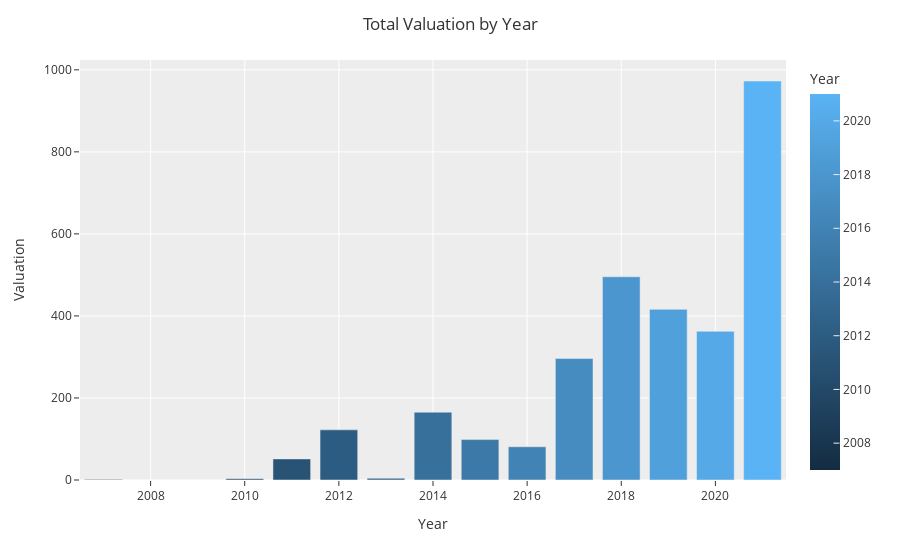

Here is the notebook cell this chart was saved with:
### Code cell
fig0 = px.bar(df_year_total, x="Year", y="Valuation", color="Year", barmode='group')
fig0.update_layout(xaxis_title='Year',yaxis_title='Valuation',title='Total Valuation by Year')
fig0.show()

### Figure 1 — Plotly figure (JSON) as saved in the notebook; plotly's stock layout.template omitted (floating-point values rounded to 4 significant figures)
{"data": [{"alignmentgroup": "True", "hovertemplate": "Year=%{marker.color}<br>Valuation=%{y}<extra></extra>", "legendgroup": "", "marker": {"color": [2007, 2010, 2011, 2012, 2013, 2014, 2015, 2016, 2017, 2018, 2019, 2020, 2021], "coloraxis": "coloraxis", "pattern": {"shape": ""}}, "name": "", "offsetgroup": "", "orientation": "v", "showlegend": false, "textposition": "auto", "type": "bar", "x": [2007, 2010, 2011, 2012, 2013, 2014, 2015, 2016, 2017, 2018, 2019, 2020, 2021], "xaxis": "x", "y": [1.38, 3, 51.3, 122.3, 4.3, 165.4, 98.55, 81.04, 296.1, 495.5, 416.1, 362.5, 972.7], "yaxis": "y"}], "layout": {"barmode": "group", "coloraxis": {"colorbar": {"title": {"text": "Year"}}, "colorscale": [[0, "rgb(20,44,66)"], [1, "rgb(90,179,244)"]]}, "legend": {"tracegroupgap": 0}, "margin": {"t": 60}, "title": {"text": "Total Valuation by Year"}, "xaxis": {"anchor": "y", "domain": [0, 1], "title": {"text": "Year"}}, "yaxis": {"anchor": "x", "domain": [0, 1], "title": {"text": "Valuation"}}}}
